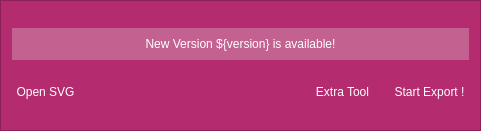
   <widget class="QFrame" name="topframe">
    <property name="geometry">
     <rect>
      <x>0</x>
      <y>0</y>
      <width>481</width>
      <height>131</height>
     </rect>
    </property>
    <property name="autoFillBackground">
     <bool>false</bool>
    </property>
    <property name="styleSheet">
     <string notr="true">background-color: #b42b6f;
background-image: url(:/image/imgs/img-bg-sections.png);</string>
    </property>
    <property name="frameShape">
     <enum>QFrame::StyledPanel</enum>
    </property>
    <property name="frameShadow">
     <enum>QFrame::Raised</enum>
    </property>
    <layout class="QVBoxLayout" name="verticalLayout_6">
     <item>
      <widget class="QLabel" name="banner_update">
       <property name="minimumSize">
        <size>
         <width>0</width>
         <height>32</height>
        </size>
       </property>
       <property name="maximumSize">
        <size>
         <width>16777215</width>
         <height>32</height>
        </size>
       </property>
       <property name="styleSheet">
        <string notr="true">background: rgba(201, 119, 159, 180)</string>
       </property>
       <property name="text">
        <string>&lt;html&gt;&lt;head/&gt;&lt;body&gt;&lt;p&gt;&lt;a href=&quot;http://localhost:8000&quot;&gt;&lt;span style=&quot; text-decoration: none; color:#fff;&quot;&gt;New Version ${version} is available!&lt;/span&gt;&lt;/a&gt;&lt;/p&gt;&lt;/body&gt;&lt;/html&gt;</string>
       </property>
       <property name="alignment">
        <set>Qt::AlignCenter</set>
       </property>
       <property name="openExternalLinks">
        <bool>true</bool>
       </property>
      </widget>
     </item>
     <item>
      <layout class="QHBoxLayout" name="wrapper_topframe">
       <item>
        <widget class="QToolButton" name="btn_opensvg">
         <property name="layoutDirection">
          <enum>Qt::LeftToRight</enum>
         </property>
         <property name="autoFillBackground">
          <bool>false</bool>
         </property>
         <property name="styleSheet">
          <string notr="true">border:0px solid rgb(165, 189, 255);
color: rgb(255, 255, 255);
background:none;</string>
         </property>
         <property name="text">
          <string>Open SVG</string>
         </property>
         <property name="icon">
          <iconset>
           <normalon>:/image/imgs/ic_Add.png</normalon>
          </iconset>
         </property>
         <property name="iconSize">
          <size>
           <width>48</width>
           <height>48</height>
          </size>
         </property>
         <property name="toolButtonStyle">
          <enum>Qt::ToolButtonTextUnderIcon</enum>
         </property>
        </widget>
       </item>
       <item>
        <spacer name="horizontalSpacer_2">
         <property name="orientation">
          <enum>Qt::Horizontal</enum>
         </property>
         <property name="sizeHint" stdset="0">
          <size>
           <width>158</width>
           <height>20</height>
          </size>
         </property>
        </spacer>
       </item>
       <item>
        <widget class="QToolButton" name="btn_extratools">
         <property name="enabled">
          <bool>true</bool>
         </property>
         <property name="styleSheet">
          <string notr="true">border:0px solid rgb(165, 189, 255);
color: rgb(255, 255, 255);
background:none;</string>
         </property>
         <property name="text">
          <string>Extra Tool</string>
         </property>
         <property name="icon">
          <iconset>
           <normalon>:/image/imgs/ic_extension.png</normalon>
          </iconset>
         </property>
         <property name="iconSize">
          <size>
           <width>48</width>
           <height>48</height>
          </size>
         </property>
         <property name="toolButtonStyle">
          <enum>Qt::ToolButtonTextUnderIcon</enum>
         </property>
        </widget>
       </item>
       <item>
        <spacer name="horizontalSpacer_9">
         <property name="orientation">
          <enum>Qt::Horizontal</enum>
         </property>
         <property name="sizeType">
          <enum>QSizePolicy::Fixed</enum>
         </property>
         <property name="sizeHint" stdset="0">
          <size>
           <width>10</width>
           <height>20</height>
          </size>
         </property>
        </spacer>
       </item>
       <item>
        <widget class="QToolButton" name="btn_export">
         <property name="styleSheet">
          <string notr="true">border:0px solid rgb(165, 189, 255);
color: rgb(255, 255, 255);
background:none;</string>
         </property>
         <property name="text">
          <string>Start Export !</string>
         </property>
         <property name="icon">
          <iconset>
           <normalon>:/image/imgs/ic_Export.png</normalon>
          </iconset>
         </property>
         <property name="iconSize">
          <size>
           <width>48</width>
           <height>48</height>
          </size>
         </property>
         <property name="toolButtonStyle">
          <enum>Qt::ToolButtonTextUnderIcon</enum>
         </property>
        </widget>
       </item>
      </layout>
     </item>
    </layout>
   </widget>
